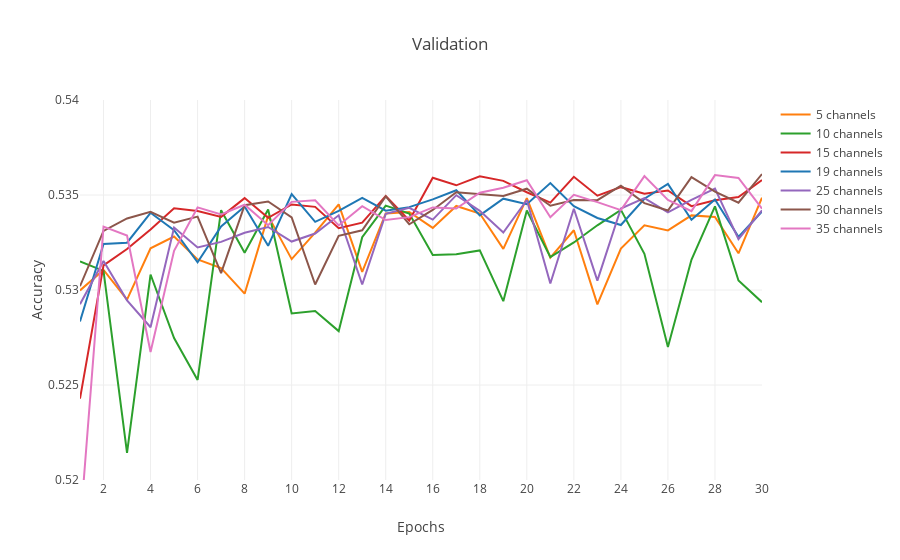

The code cell stored with this chart in its notebook:
### Code cell
data_1_8_1 = pd.read_csv('../models/fit_records/model_1_8_1_accuracy.csv').iloc[0:30] # channels=5
data_1_8_2 = pd.read_csv('../models/fit_records/model_1_8_2_accuracy.csv') # channels=10
data_1_8_3 = pd.read_csv('../models/fit_records/model_1_8_3_accuracy.csv') # channels=15
data_1_6 = pd.read_csv('../models/fit_records/model_1_6_accuracy.csv').iloc[0:30] # channels=19
data_1_8_4 = pd.read_csv('../models/fit_records/model_1_8_4_accuracy.csv') # channels=25
data_1_8_5 = pd.read_csv('../models/fit_records/model_1_8_5_accuracy.csv') # channels=30
data_1_8_6 = pd.read_csv('../models/fit_records/model_1_8_6_accuracy.csv') # channels=35

epochs = data_1_6['epoch']
validation_accuracy_1_6 = data_1_6['validation_accuracy']
validation_accuracy_1_8_1 = data_1_8_1['validation_accuracy']
validation_accuracy_1_8_2 = data_1_8_2['validation_accuracy']
validation_accuracy_1_8_3 = data_1_8_3['validation_accuracy']
validation_accuracy_1_8_4 = data_1_8_4['validation_accuracy']
validation_accuracy_1_8_5 = data_1_8_5['validation_accuracy']
validation_accuracy_1_8_6 = data_1_8_6['validation_accuracy']

fig = go.Figure()

fig.add_trace(go.Scatter(
    x=epochs,
    y=validation_accuracy_1_8_1,
    mode='lines',
    name='5 channels',
    line=dict(color='#FF7F0E')))
fig.add_trace(go.Scatter(
    x=epochs,
    y=validation_accuracy_1_8_2,
    mode='lines',
    name='10 channels',
    line=dict(color='#2CA02C')))
fig.add_trace(go.Scatter(
    x=epochs,
    y=validation_accuracy_1_8_3,
    mode='lines',
    name='15 channels',
    line=dict(color='#D62728')))
fig.add_trace(go.Scatter(
    x=epochs,
    y=validation_accuracy_1_6,
    mode='lines',
    name='19 channels',
    line=dict(color='#1F77B4')))
fig.add_trace(go.Scatter(
    x=epochs,
    y=validation_accuracy_1_8_4,
    mode='lines',
    name='25 channels',
    line=dict(color='#9467BD')))
fig.add_trace(go.Scatter(
    x=epochs,
    y=validation_accuracy_1_8_5,
    mode='lines',
    name='30 channels',
    line=dict(color='#8C564B')))
fig.add_trace(go.Scatter(
    x=epochs,
    y=validation_accuracy_1_8_6,
    mode='lines',
    name='35 channels',
    line=dict(color='#E377C2')))

fig.update_layout(
    template='none',
    xaxis_title='Epochs',
    yaxis_title="Accuracy",
    title='Validation')
fig.update_xaxes(tick0=0, dtick=2)
fig.update_yaxes(range=[0.52,0.54])
fig.show()
fig.write_image(f'../images/single_team_channel_sweep_validation.png', scale=5)

### Figure 1 — Plotly figure (JSON) as saved in the notebook; plotly's stock layout.template omitted (floating-point values rounded to 4 significant figures)
{"data": [{"line": {"color": "#FF7F0E"}, "mode": "lines", "name": "5 channels", "type": "scatter", "x": [1, 2, 3, 4, 5, 6, 7, 8, 9, 10, 11, 12, 13, 14, 15, 16, 17, 18, 19, 20, 21, 22, 23, 24, 25, 26, 27, 28, 29, 30], "y": [0.53, 0.5311, 0.5295, 0.5322, 0.5328, 0.5316, 0.5312, 0.5298, 0.5339, 0.5316, 0.533, 0.5345, 0.531, 0.534, 0.5341, 0.5333, 0.5344, 0.534, 0.5322, 0.5348, 0.5317, 0.5331, 0.5292, 0.5322, 0.5334, 0.5331, 0.5339, 0.5338, 0.5319, 0.5349]}, {"line": {"color": "#2CA02C"}, "mode": "lines", "name": "10 channels", "type": "scatter", "x": [1, 2, 3, 4, 5, 6, 7, 8, 9, 10, 11, 12, 13, 14, 15, 16, 17, 18, 19, 20, 21, 22, 23, 24, 25, 26, 27, 28, 29, 30], "y": [0.5315, 0.531, 0.5214, 0.5308, 0.5275, 0.5253, 0.5342, 0.532, 0.5342, 0.5288, 0.5289, 0.5278, 0.5328, 0.5344, 0.534, 0.5318, 0.5319, 0.5321, 0.5294, 0.5342, 0.5317, 0.5325, 0.5334, 0.5342, 0.5319, 0.527, 0.5316, 0.5344, 0.5305, 0.5294]}, {"line": {"color": "#D62728"}, "mode": "lines", "name": "15 channels", "type": "scatter", "x": [1, 2, 3, 4, 5, 6, 7, 8, 9, 10, 11, 12, 13, 14, 15, 16, 17, 18, 19, 20, 21, 22, 23, 24, 25, 26, 27, 28, 29, 30], "y": [0.5243, 0.5313, 0.5322, 0.5332, 0.5343, 0.5342, 0.5338, 0.5348, 0.5338, 0.5345, 0.5344, 0.5333, 0.5335, 0.535, 0.5337, 0.5359, 0.5355, 0.536, 0.5357, 0.5351, 0.5346, 0.536, 0.535, 0.5354, 0.5351, 0.5352, 0.5344, 0.5347, 0.5349, 0.5358]}, {"line": {"color": "#1F77B4"}, "mode": "lines", "name": "19 channels", "type": "scatter", "x": [1, 2, 3, 4, 5, 6, 7, 8, 9, 10, 11, 12, 13, 14, 15, 16, 17, 18, 19, 20, 21, 22, 23, 24, 25, 26, 27, 28, 29, 30], "y": [0.5283, 0.5324, 0.5325, 0.5341, 0.5331, 0.5315, 0.5333, 0.5344, 0.5323, 0.5351, 0.5336, 0.5342, 0.5348, 0.5342, 0.5344, 0.5348, 0.5352, 0.5339, 0.5348, 0.5345, 0.5356, 0.5344, 0.5338, 0.5334, 0.5348, 0.5356, 0.5337, 0.5348, 0.5328, 0.5341]}, {"line": {"color": "#9467BD"}, "mode": "lines", "name": "25 channels", "type": "scatter", "x": [1, 2, 3, 4, 5, 6, 7, 8, 9, 10, 11, 12, 13, 14, 15, 16, 17, 18, 19, 20, 21, 22, 23, 24, 25, 26, 27, 28, 29, 30], "y": [0.5293, 0.5315, 0.5295, 0.528, 0.5333, 0.5322, 0.5325, 0.533, 0.5333, 0.5326, 0.533, 0.5339, 0.5303, 0.534, 0.5343, 0.5337, 0.535, 0.5342, 0.533, 0.5347, 0.5303, 0.5343, 0.5305, 0.5343, 0.5348, 0.5341, 0.5347, 0.5353, 0.5327, 0.5342]}, {"line": {"color": "#8C564B"}, "mode": "lines", "name": "30 channels", "type": "scatter", "x": [1, 2, 3, 4, 5, 6, 7, 8, 9, 10, 11, 12, 13, 14, 15, 16, 17, 18, 19, 20, 21, 22, 23, 24, 25, 26, 27, 28, 29, 30], "y": [0.5302, 0.5331, 0.5338, 0.5341, 0.5335, 0.5339, 0.5309, 0.5345, 0.5347, 0.5338, 0.5303, 0.5329, 0.5331, 0.5349, 0.5335, 0.5342, 0.5351, 0.5351, 0.5349, 0.5353, 0.5344, 0.5347, 0.5347, 0.5355, 0.5346, 0.5342, 0.5359, 0.5352, 0.5346, 0.5361]}, {"line": {"color": "#E377C2"}, "mode": "lines", "name": "35 channels", "type": "scatter", "x": [1, 2, 3, 4, 5, 6, 7, 8, 9, 10, 11, 12, 13, 14, 15, 16, 17, 18, 19, 20, 21, 22, 23, 24, 25, 26, 27, 28, 29, 30], "y": [0.5175, 0.5333, 0.5329, 0.5267, 0.5321, 0.5343, 0.534, 0.5345, 0.5334, 0.5346, 0.5347, 0.5334, 0.5344, 0.5337, 0.5338, 0.5343, 0.5343, 0.5351, 0.5354, 0.5358, 0.5338, 0.535, 0.5346, 0.5342, 0.536, 0.5347, 0.5342, 0.536, 0.5359, 0.5343]}], "layout": {"title": {"text": "Validation"}, "xaxis": {"dtick": 2, "tick0": 0, "title": {"text": "Epochs"}}, "yaxis": {"range": [0.52, 0.54], "title": {"text": "Accuracy"}}}}
